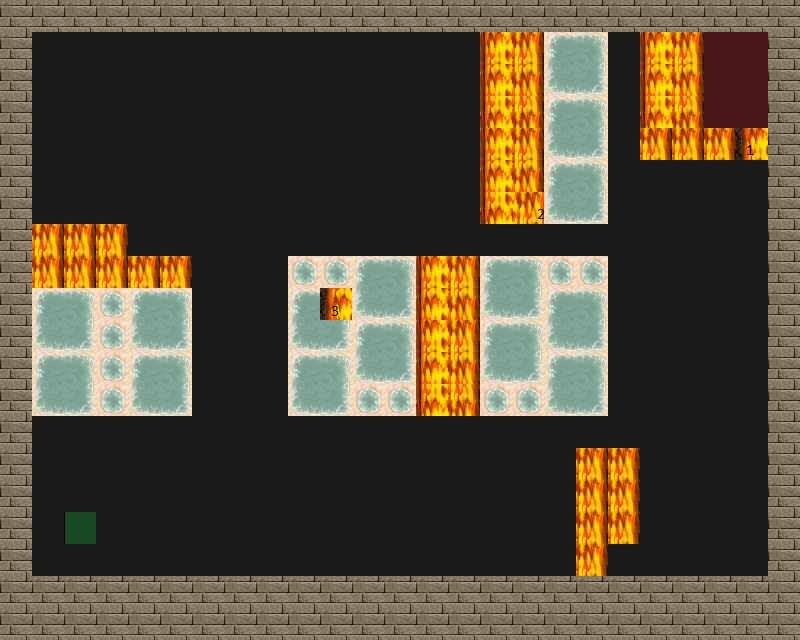

Rendered tile map (Tiled .tmx) drawn with the repository's tilesets; below, a short description and the full map source, tile grids included:
An orthogonal 25x20 tile map with 32x32 px tiles, 4 tile layers (Road, Trap, Wall, Utility), 4 tilesets.

<map version="1.0" tiledversion="1.1.5" orientation="orthogonal" renderorder="right-down" width="25" height="20" tilewidth="32" tileheight="32" infinite="0" nextobjectid="1">
 <tileset firstgid="1" source="tilesets/meta.tsx" />
 <tileset firstgid="3" source="tilesets/road.tsx" />
 <tileset firstgid="4" source="tilesets/traps.tsx" />
 <tileset firstgid="196" source="tilesets/wallsandroofs.tsx" />
 <layer name="Road" width="25" height="20">
  <data encoding="csv">
3,3,3,3,3,3,3,3,3,3,3,3,3,3,3,3,3,3,3,3,3,3,3,3,3,
3,3,3,3,3,3,3,3,3,3,3,3,3,3,3,3,3,3,3,3,3,3,3,3,3,
3,3,3,3,3,3,3,3,3,3,3,3,3,3,3,3,3,3,3,3,3,3,3,3,3,
3,3,3,3,3,3,3,3,3,3,3,3,3,3,3,3,3,3,3,3,3,3,3,3,3,
3,3,3,3,3,3,3,3,3,3,3,3,3,3,3,3,3,3,3,3,3,3,3,3,3,
3,3,3,3,3,3,3,3,3,3,3,3,3,3,3,3,3,3,3,3,3,3,3,3,3,
3,3,3,3,3,3,3,3,3,3,3,3,3,3,3,3,3,3,3,3,3,3,3,3,3,
3,3,3,3,3,3,3,3,3,3,3,3,3,3,3,3,3,3,3,3,3,3,3,3,3,
3,3,3,3,3,3,3,3,3,3,3,3,3,3,3,3,3,3,3,3,3,3,3,3,3,
3,3,3,3,3,3,3,3,3,3,3,3,3,3,3,3,3,3,3,3,3,3,3,3,3,
3,3,3,3,3,3,3,3,3,3,3,3,3,3,3,3,3,3,3,3,3,3,3,3,3,
3,3,3,3,3,3,3,3,3,3,3,3,3,3,3,3,3,3,3,3,3,3,3,3,3,
3,3,3,3,3,3,3,3,3,3,3,3,3,3,3,3,3,3,3,3,3,3,3,3,3,
3,3,3,3,3,3,3,3,3,3,3,3,3,3,3,3,3,3,3,3,3,3,3,3,3,
3,3,3,3,3,3,3,3,3,3,3,3,3,3,3,3,3,3,3,3,3,3,3,3,3,
3,3,3,3,3,3,3,3,3,3,3,3,3,3,3,3,3,3,3,3,3,3,3,3,3,
3,3,3,3,3,3,3,3,3,3,3,3,3,3,3,3,3,3,3,3,3,3,3,3,3,
3,3,3,3,3,3,3,3,3,3,3,3,3,3,3,3,3,3,3,3,3,3,3,3,3,
3,3,3,3,3,3,3,3,3,3,3,3,3,3,3,3,3,3,3,3,3,3,3,3,3,
3,3,3,3,3,3,3,3,3,3,3,3,3,3,3,3,3,3,3,3,3,3,3,3,3
</data>
 </layer>
 <layer name="Trap" width="25" height="20">
  <data encoding="csv">
0,0  ,0  ,0  ,0  ,0  ,0  ,0  ,0  ,0  ,0  ,0  ,0  ,0  ,0  ,0  ,0  ,0  ,0  ,0  ,0  ,0  ,0  ,0  ,0  ,
0,0  ,0  ,0  ,0  ,0  ,0  ,0  ,0  ,0  ,0  ,0  ,0  ,0  ,0  ,162,163,80,81,0  ,162,163,0  ,0  ,0  ,
0,0  ,0  ,0  ,0  ,0  ,0  ,0  ,0  ,0  ,0  ,0  ,0  ,0  ,0  ,178,179,96,97,0  ,178,179,0  ,0  ,0  ,
0,0  ,0  ,0  ,0  ,0  ,0  ,0  ,0  ,0  ,0  ,0  ,0  ,0  ,0  ,194,195,80,81,0  ,194,195,0  ,0  ,0  ,
0,0  ,0  ,0  ,0  ,0  ,0  ,0  ,0  ,0  ,0  ,0  ,0  ,0  ,0  ,162,163,96,97,0  ,163,163,163,160,0  ,
0,0  ,0  ,0  ,0  ,0  ,0  ,0  ,0  ,0  ,0  ,0  ,0  ,0  ,0  ,178,179,80,81,0  ,0  ,0  ,0  ,0  ,0  ,
0,0  ,0  ,0  ,0  ,0  ,0  ,0  ,0  ,0  ,0  ,0  ,0  ,0  ,0  ,194,161,96,97,0  ,0  ,0  ,0  ,0  ,0  ,
0,163,163,163,0  ,0  ,0  ,0  ,0  ,0  ,0  ,0  ,0  ,0  ,0  ,0  ,0  ,0  ,0  ,0  ,0  ,0  ,0  ,0  ,0  ,
0,163,163,163,163,163,0  ,0  ,0  ,62,62,80,81,162,163,80,81,62,62,0  ,0  ,0  ,0  ,0  ,0  ,
0,80,81,62,80,81,0  ,0  ,0  ,80,176,96,97,178,179,96,97,80,81,0  ,0  ,0  ,0  ,0  ,0  ,
0,96,97,62,96,97,0  ,0  ,0  ,96,97,80,81,162,163,80,81,96,97,0  ,0  ,0  ,0  ,0  ,0  ,
0,80,81,62,80,81,0  ,0  ,0  ,80,81,96,97,178,179,96,97,80,81,0  ,0  ,0  ,0  ,0  ,0  ,
0,96,97,62,96,97,0  ,0  ,0  ,96,97,62,62,194,195,62,62,96,97,0  ,0  ,0  ,0  ,0  ,0  ,
0,0  ,0  ,0  ,0  ,0  ,0  ,0  ,0  ,0  ,0  ,0  ,0  ,0  ,0  ,0  ,0  ,0  ,0  ,0  ,0  ,0  ,0  ,0  ,0  ,
0,0  ,0  ,0  ,0  ,0  ,0  ,0  ,0  ,0  ,0  ,0  ,0  ,0  ,0  ,0  ,0  ,0  ,163,163,0  ,0  ,0  ,0  ,0  ,
0,0  ,0  ,0  ,0  ,0  ,0  ,0  ,0  ,0  ,0  ,0  ,0  ,0  ,0  ,0  ,0  ,0  ,163,163,0  ,0  ,0  ,0  ,0  ,
0,0  ,0  ,0  ,0  ,0  ,0  ,0  ,0  ,0  ,0  ,0  ,0  ,0  ,0  ,0  ,0  ,0  ,163,163,0  ,0  ,0  ,0  ,0  ,
0,0  ,0  ,0  ,0  ,0  ,0  ,0  ,0  ,0  ,0  ,0  ,0  ,0  ,0  ,0  ,0  ,0  ,163,0  ,0  ,0  ,0  ,0  ,0  ,
0,0  ,0  ,0  ,0  ,0  ,0  ,0  ,0  ,0  ,0  ,0  ,0  ,0  ,0  ,0  ,0  ,0  ,0  ,0  ,0  ,0  ,0  ,0  ,0  ,
0,0  ,0  ,0  ,0  ,0  ,0  ,0  ,0  ,0  ,0  ,0  ,0  ,0  ,0  ,0  ,0  ,0  ,0  ,0  ,0  ,0  ,0  ,0  ,0  
</data>
 </layer>
 <layer name="Wall" width="25" height="20">
  <data encoding="csv">
261,261,261,261,261,261,261,261,261,261,261,261,261,261,261,261,261,261,261,261,261,261,261,261,261,
261,0  ,0  ,0  ,0  ,0  ,0  ,0  ,0  ,0  ,0  ,0  ,0  ,0  ,0  ,0  ,0  ,0  ,0  ,0  ,0  ,0  ,0  ,0  ,261,
261,0  ,0  ,0  ,0  ,0  ,0  ,0  ,0  ,0  ,0  ,0  ,0  ,0  ,0  ,0  ,0  ,0  ,0  ,0  ,0  ,0  ,0  ,0  ,261,
261,0  ,0  ,0  ,0  ,0  ,0  ,0  ,0  ,0  ,0  ,0  ,0  ,0  ,0  ,0  ,0  ,0  ,0  ,0  ,0  ,0  ,0  ,0  ,261,
261,0  ,0  ,0  ,0  ,0  ,0  ,0  ,0  ,0  ,0  ,0  ,0  ,0  ,0  ,0  ,0  ,0  ,0  ,0  ,0  ,0  ,0  ,0  ,261,
261,0  ,0  ,0  ,0  ,0  ,0  ,0  ,0  ,0  ,0  ,0  ,0  ,0  ,0  ,0  ,0  ,0  ,0  ,0  ,0  ,0  ,0  ,0  ,261,
261,0  ,0  ,0  ,0  ,0  ,0  ,0  ,0  ,0  ,0  ,0  ,0  ,0  ,0  ,0  ,0  ,0  ,0  ,0  ,0  ,0  ,0  ,0  ,261,
261,0  ,0  ,0  ,0  ,0  ,0  ,0  ,0  ,0  ,0  ,0  ,0  ,0  ,0  ,0  ,0  ,0  ,0  ,0  ,0  ,0  ,0  ,0  ,261,
261,0  ,0  ,0  ,0  ,0  ,0  ,0  ,0  ,0  ,0  ,0  ,0  ,0  ,0  ,0  ,0  ,0  ,0  ,0  ,0  ,0  ,0  ,0  ,261,
261,0  ,0  ,0  ,0  ,0  ,0  ,0  ,0  ,0  ,0  ,0  ,0  ,0  ,0  ,0  ,0  ,0  ,0  ,0  ,0  ,0  ,0  ,0  ,261,
261,0  ,0  ,0  ,0  ,0  ,0  ,0  ,0  ,0  ,0  ,0  ,0  ,0  ,0  ,0  ,0  ,0  ,0  ,0  ,0  ,0  ,0  ,0  ,261,
261,0  ,0  ,0  ,0  ,0  ,0  ,0  ,0  ,0  ,0  ,0  ,0  ,0  ,0  ,0  ,0  ,0  ,0  ,0  ,0  ,0  ,0  ,0  ,261,
261,0  ,0  ,0  ,0  ,0  ,0  ,0  ,0  ,0  ,0  ,0  ,0  ,0  ,0  ,0  ,0  ,0  ,0  ,0  ,0  ,0  ,0  ,0  ,261,
261,0  ,0  ,0  ,0  ,0  ,0  ,0  ,0  ,0  ,0  ,0  ,0  ,0  ,0  ,0  ,0  ,0  ,0  ,0  ,0  ,0  ,0  ,0  ,261,
261,0  ,0  ,0  ,0  ,0  ,0  ,0  ,0  ,0  ,0  ,0  ,0  ,0  ,0  ,0  ,0  ,0  ,0  ,0  ,0  ,0  ,0  ,0  ,261,
261,0  ,0  ,0  ,0  ,0  ,0  ,0  ,0  ,0  ,0  ,0  ,0  ,0  ,0  ,0  ,0  ,0  ,0  ,0  ,0  ,0  ,0  ,0  ,261,
261,0  ,0  ,0  ,0  ,0  ,0  ,0  ,0  ,0  ,0  ,0  ,0  ,0  ,0  ,0  ,0  ,0  ,0  ,0  ,0  ,0  ,0  ,0  ,261,
261,0  ,0  ,0  ,0  ,0  ,0  ,0  ,0  ,0  ,0  ,0  ,0  ,0  ,0  ,0  ,0  ,0  ,0  ,0  ,0  ,0  ,0  ,0  ,261,
261,261,261,261,261,261,261,261,261,261,261,261,261,261,261,261,261,261,261,261,261,261,261,261,261,
261,261,261,261,261,261,261,261,261,261,261,261,261,261,261,261,261,261,261,261,261,261,261,261,261
</data>
 </layer>
 <layer name="Utility" width="25" height="20">
  <data encoding="csv">
0,0  ,0  ,0  ,0  ,0  ,0  ,0  ,0  ,0  ,0  ,0  ,0  ,0  ,0  ,0  ,0  ,0  ,0  ,0  ,0  ,0  ,0  ,0  ,0  ,
0,0  ,0  ,0  ,0  ,0  ,0  ,0  ,0  ,0  ,0  ,0  ,0  ,0  ,0  ,0  ,0  ,0  ,0  ,0  ,0  ,0  ,1,1,0  ,
0,0  ,0  ,0  ,0  ,0  ,0  ,0  ,0  ,0  ,0  ,0  ,0  ,0  ,0  ,0  ,0  ,0  ,0  ,0  ,0  ,0  ,1,1,0  ,
0,0  ,0  ,0  ,0  ,0  ,0  ,0  ,0  ,0  ,0  ,0  ,0  ,0  ,0  ,0  ,0  ,0  ,0  ,0  ,0  ,0  ,1,1,0  ,
0,0  ,0  ,0  ,0  ,0  ,0  ,0  ,0  ,0  ,0  ,0  ,0  ,0  ,0  ,0  ,0  ,0  ,0  ,0  ,0  ,0  ,0  ,0  ,0  ,
0,0  ,0  ,0  ,0  ,0  ,0  ,0  ,0  ,0  ,0  ,0  ,0  ,0  ,0  ,0  ,0  ,0  ,0  ,0  ,0  ,0  ,0  ,0  ,0  ,
0,0  ,0  ,0  ,0  ,0  ,0  ,0  ,0  ,0  ,0  ,0  ,0  ,0  ,0  ,0  ,0  ,0  ,0  ,0  ,0  ,0  ,0  ,0  ,0  ,
0,0  ,0  ,0  ,0  ,0  ,0  ,0  ,0  ,0  ,0  ,0  ,0  ,0  ,0  ,0  ,0  ,0  ,0  ,0  ,0  ,0  ,0  ,0  ,0  ,
0,0  ,0  ,0  ,0  ,0  ,0  ,0  ,0  ,0  ,0  ,0  ,0  ,0  ,0  ,0  ,0  ,0  ,0  ,0  ,0  ,0  ,0  ,0  ,0  ,
0,0  ,0  ,0  ,0  ,0  ,0  ,0  ,0  ,0  ,0  ,0  ,0  ,0  ,0  ,0  ,0  ,0  ,0  ,0  ,0  ,0  ,0  ,0  ,0  ,
0,0  ,0  ,0  ,0  ,0  ,0  ,0  ,0  ,0  ,0  ,0  ,0  ,0  ,0  ,0  ,0  ,0  ,0  ,0  ,0  ,0  ,0  ,0  ,0  ,
0,0  ,0  ,0  ,0  ,0  ,0  ,0  ,0  ,0  ,0  ,0  ,0  ,0  ,0  ,0  ,0  ,0  ,0  ,0  ,0  ,0  ,0  ,0  ,0  ,
0,0  ,0  ,0  ,0  ,0  ,0  ,0  ,0  ,0  ,0  ,0  ,0  ,0  ,0  ,0  ,0  ,0  ,0  ,0  ,0  ,0  ,0  ,0  ,0  ,
0,0  ,0  ,0  ,0  ,0  ,0  ,0  ,0  ,0  ,0  ,0  ,0  ,0  ,0  ,0  ,0  ,0  ,0  ,0  ,0  ,0  ,0  ,0  ,0  ,
0,0  ,0  ,0  ,0  ,0  ,0  ,0  ,0  ,0  ,0  ,0  ,0  ,0  ,0  ,0  ,0  ,0  ,0  ,0  ,0  ,0  ,0  ,0  ,0  ,
0,0  ,0  ,0  ,0  ,0  ,0  ,0  ,0  ,0  ,0  ,0  ,0  ,0  ,0  ,0  ,0  ,0  ,0  ,0  ,0  ,0  ,0  ,0  ,0  ,
0,0  ,2,0  ,0  ,0  ,0  ,0  ,0  ,0  ,0  ,0  ,0  ,0  ,0  ,0  ,0  ,0  ,0  ,0  ,0  ,0  ,0  ,0  ,0  ,
0,0  ,0  ,0  ,0  ,0  ,0  ,0  ,0  ,0  ,0  ,0  ,0  ,0  ,0  ,0  ,0  ,0  ,0  ,0  ,0  ,0  ,0  ,0  ,0  ,
0,0  ,0  ,0  ,0  ,0  ,0  ,0  ,0  ,0  ,0  ,0  ,0  ,0  ,0  ,0  ,0  ,0  ,0  ,0  ,0  ,0  ,0  ,0  ,0  ,
0,0  ,0  ,0  ,0  ,0  ,0  ,0  ,0  ,0  ,0  ,0  ,0  ,0  ,0  ,0  ,0  ,0  ,0  ,0  ,0  ,0  ,0  ,0  ,0  
</data>
 </layer>
</map>
